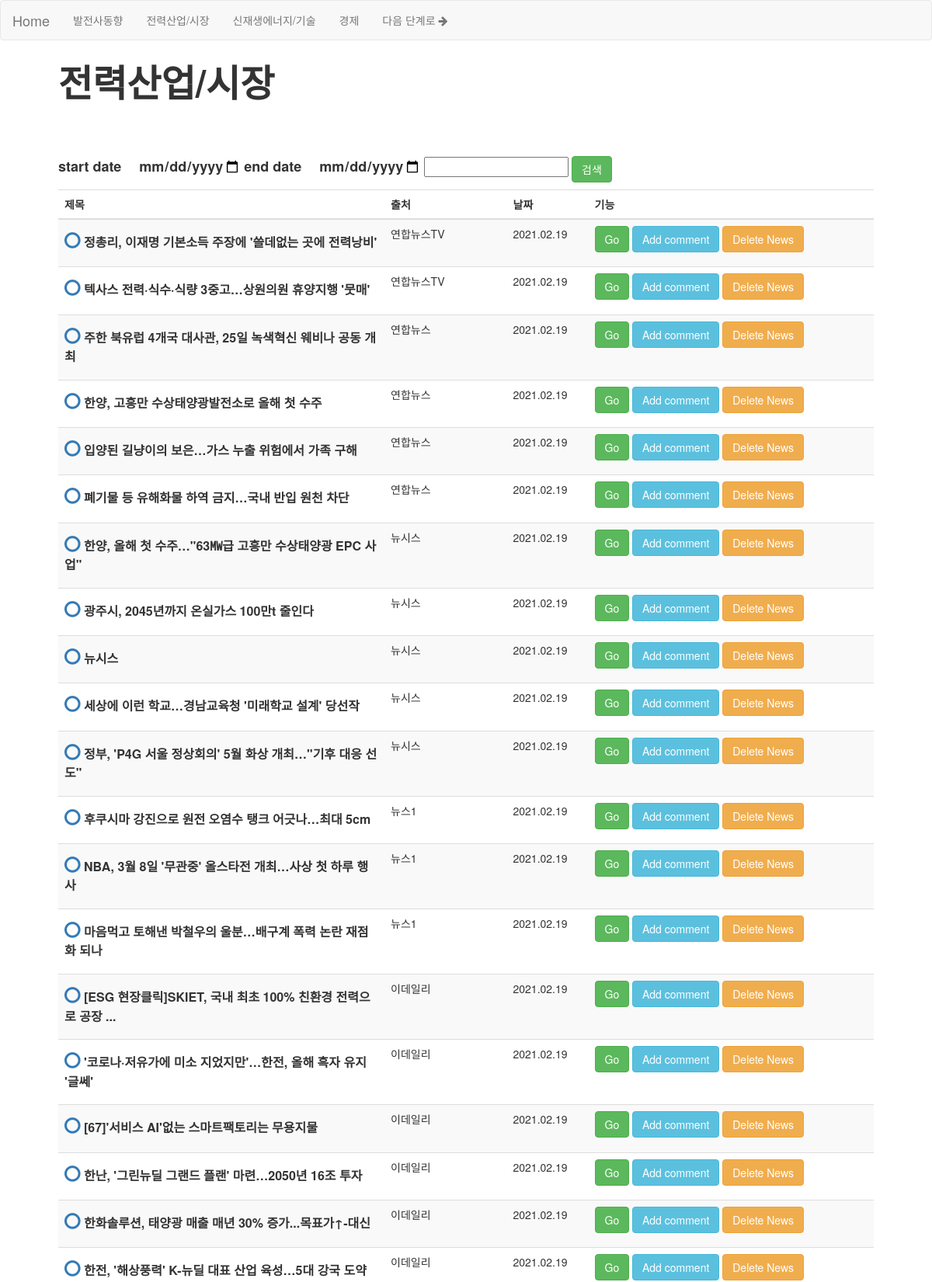
Page /전력산업/시장/ (upper part) on the committed database.
### MorningBriefing/models.py (models this page shows, shortened)
class News(models.Model):
    Title = models.CharField(max_length=200) #<title>{% News.title%}</title>
    Link = models.CharField(max_length=2000, unique=True) #a href = {% News.link[]%}
    Published_date = models.DateField(default= None)
    Company = models.CharField(max_length=200 ,default= None)
    Importance = models.CharField(max_length=20 ,default= 0)
    Report_display = (
        ('A', '보고서출력'),
        ('B', '보고서제거'),
    )
    Display = models.CharField(
        max_length = 1,
        choices = Report_display,
        default = 'B',
    )
    Select = (
        ('A', '발전사 동향'),
        ('B', '전력산업/시장'),
        ('C', '신재생에너지/기술'),
        ('D', '경제'),
        ('E', '에너지'),
    )
    Data_field = models.CharField(
        max_length = 1,
        choices = Select,
        blank = True,
        default = 'm',
    )
    class Meta:
        ordering = ['Data_field', 'Published_date' , 'Importance'  ]

### MorningBriefing/templates/MorningBriefing/b.html (shortened to what this page needs)
<!DOCTYPE html>
<html lang="en">
<head>
  <link rel="stylesheet" href="http://maxcdn.bootstrapcdn.com/bootstrap/3.3.6/css/bootstrap.min.css">
  <link rel="stylesheet" href="https://maxcdn.bootstrapcdn.com/font-awesome/4.7.0/css/font-awesome.min.css">
</head>
<body>
  <nav class="navbar navbar-default fixed-top">
    <div class="container-fluid">
      <div class="navbar-header">
        <a class="navbar-brand" href="{% url 'MorningBriefing:home' %}">Home</a>
      </div>
      <ul class="nav navbar-nav">
        <li><a href = "{% url 'MorningBriefing:발전사동향' %}">발전사동향</a></li>
        <li><a href = "{% url 'MorningBriefing:전력산업/시장'%}">전력산업/시장</a></li>
        <li><a href = "{% url 'MorningBriefing:신재생에너지/기술'%}">신재생에너지/기술</a></li>
        <li><a href = "{% url 'MorningBriefing:경제'%}">경제</a></li>
        <li><a href = "{% url 'MorningBriefing:뉴스수정' %}">다음 단계로 <i class="fa fa-arrow-right" aria-hidden="true"></i></a></li>
      </ul>
    </div>
  </nav>
<div class="container" style="width: 90%!important" >
    <table class="table table-striped">
        <thead>
        <tr>
        <div><B><font size=10>전력산업/시장</font></B></div>
        <br>
        <br>
        <br>
        </tr>
        </thead>
        <tr style= "width:40% ;margin:auto; text-align: right;" >
           <form method="post">
                  <label  style="text-align: right" > <font size = 4><B>start date<input type="date" style = "text-align: right;border: 0px; font-size: 3" name="start_date" value="{{start_date}}"></B></font>
                  <label style="text-align: right"><font size = 4><B>end date<input type="date" style = "text-align: right;border: 0px; font-size: 3" name="end_date" value="{{end_date}}"></B></font>
                  <input name="search" value="{{search}}">
                  <input type="submit" class="btn btn-success" value="검색">
          </form>
        </tr>
        <tr>
            <th scope="col" style= "width:40%">제목</th>
            <th scope="col" style= "width:15%">출처</th>
            <th scope="col" style= "width:10%">날짜</th>
            <th scope="col" style= "width:35%">기능</th>
        </tr>
        <tbody>
            {% for news in news %}
            {% if news.Data_field == 'B' %}
        <tr>
            <td class="title">
                    <p><font size=3><B>
                      <a onclick="checker({{news.pk}})" style ="font-size:18pt">
                      <span id="check_{{news.pk}}" >{%if news.Display == 'A'%}<i class="fa fa-check" aria-hidden="true"></i>{%endif%}{%if news.Display == 'B'%}<i class="fa fa-circle-o" aria-hidden="true"></i>{%endif%}</span></a>
                       {{news.Title|safe}}
            </td>
            <td class="company">
              {{news.Company}}
            </td>
            <td class="date">{{news.Published_date|date:"Y.m.d"}}
            </td>
                <td class="action">
                  <button type="submit" class="btn btn-success"  style="text-align:right;" onclick="window.open('{{news.Link}}')">Go</button>
                   <a  data-toggle="modal" class="btn btn-info" data-target="#addcomment{{news.pk}}">Add comment</a></b></h1>
                   <a href="{% url 'MorningBriefing:delete_news' pk=news.pk %}" class="btn btn-warning del" role="button" onclick="return confirm('정말 삭제하시겠습니까?')">Delete News</a>
 </td></tr>
            {% endif %}
            {% endfor %}
        </tbody>
    </table>
</div>
</body>

### rows in the picture
News: Display "B" (drawn), Title "정총리, 이재명 기본소득 주장에 '쓸데없는 곳에 전력낭비'", Company "연합뉴스TV", Published_date "2021.02.19"
News: Display "B" (drawn), Title "텍사스 전력·식수·식량 3중고…상원의원 휴양지행 '뭇매'", Company "연합뉴스TV", Published_date "2021.02.19"
News: Display "B" (drawn), Title "주한 북유럽 4개국 대사관, 25일 녹색혁신 웨비나 공동 개최", Company "연합뉴스", Published_date "2021.02.19"
News: Display "B" (drawn), Title "한양, 고흥만 수상태양광발전소로 올해 첫 수주", Company "연합뉴스", Published_date "2021.02.19"
News: Display "B" (drawn), Title "입양된 길냥이의 보은…가스 누출 위험에서 가족 구해", Company "연합뉴스", Published_date "2021.02.19"
News: Display "B" (drawn), Title "폐기물 등 유해화물 하역 금지…국내 반입 원천 차단", Company "연합뉴스", Published_date "2021.02.19"
News: Display "B" (drawn), Title "한양, 올해 첫 수주…\"63㎿급 고흥만 수상태양광 EPC 사업\"", Company "뉴시스", Published_date "2021.02.19"
News: Display "B" (drawn), Title "광주시, 2045년까지 온실가스 100만t 줄인다", Company "뉴시스", Published_date "2021.02.19"
News: Display "B" (drawn), Title "뉴시스", Company "뉴시스", Published_date "2021.02.19"
News: Display "B" (drawn), Title "세상에 이런 학교…경남교육청 '미래학교 설계' 당선작", Company "뉴시스", Published_date "2021.02.19"
News: Display "B" (drawn), Title "정부, 'P4G 서울 정상회의' 5월 화상 개최…\"기후 대응 선도\"", Company "뉴시스", Published_date "2021.02.19"
News: Display "B" (drawn), Title "후쿠시마 강진으로 원전 오염수 탱크 어긋나…최대 5cm", Company "뉴스1", Published_date "2021.02.19"
News: Display "B" (drawn), Title "NBA, 3월 8일 '무관중' 올스타전 개최…사상 첫 하루 행사", Company "뉴스1", Published_date "2021.02.19"
News: Display "B" (drawn), Title "마음먹고 토해낸 박철우의 울분…배구계 폭력 논란 재점화 되나", Company "뉴스1", Published_date "2021.02.19"
News: Display "B" (drawn), Title "[ESG 현장클릭]SKIET, 국내 최초 100% 친환경 전력으로 공장 ...", Company "이데일리", Published_date "2021.02.19"
News: Display "B" (drawn), Title "'코로나·저유가에 미소 지었지만'…한전, 올해 흑자 유지 '글쎄'", Company "이데일리", Published_date "2021.02.19"
News: Display "B" (drawn), Title "[67]'서비스 AI'없는 스마트팩토리는 무용지물", Company "이데일리", Published_date "2021.02.19"
News: Display "B" (drawn), Title "한난, '그린뉴딜 그랜드 플랜' 마련…2050년 16조 투자", Company "이데일리", Published_date "2021.02.19"
News: Display "B" (drawn), Title "한화솔루션, 태양광 매출 매년 30% 증가...목표가↑-대신", Company "이데일리", Published_date "2021.02.19"
News: Display "B" (drawn), Title "한전, '해상풍력' K-뉴딜 대표 산업 육성…5대 강국 도약", Company "이데일리", Published_date "2021.02.19"
